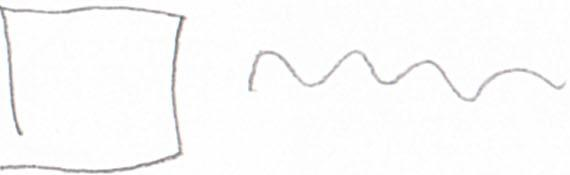
#> input picture IsolatedComponentsDataset/test/CheckBox/022-Sketch_jpg.rf.72619dcb7ee80309feb167071e3f7917.jpg, 570 x 175 px, given as the content of the folder ./IsolatedComponentsDataset/train, which was not available
$ jupyter execute 'Sketch2aia - HOG.ipynb'   (older library calls are emulated)
#> lines starting #> are read from the running program, lines starting #| are printed output that depends on the picture; after the words box and inside, x2 and y2 are one past the last pixel; in counts of white or black regions, pixels touching at a corner belong together; pictures that were not available may be replaced by others from this repository, and a replacement may not be noted
[cell 1]
# import the necessary packages
from sklearn.neighbors import KNeighborsClassifier
from skimage import exposure
from skimage import feature
from imutils import paths
import cv2
import imutils
import os
import shutil
import matplotlib.pyplot as plt

[cell 2]
CUR_DIR = './'
DATASET_PATH = os.path.join(CUR_DIR, "IsolatedComponentsDataset")
DATASET_TRAIN_PATH = os.path.join(DATASET_PATH, 'train')
DATASET_TEST_PATH = os.path.join(DATASET_PATH, 'test')
DATASET_VALID_PATH = os.path.join(DATASET_PATH, 'valid')

[cell 3]
data = []
labels = []

# loop over the image paths in the training set
for className in os.listdir(DATASET_TRAIN_PATH):
    class_folder_path = os.path.join(DATASET_TRAIN_PATH, className)

    for imageName in os.listdir(class_folder_path):
        imagePath = os.path.join(class_folder_path, imageName).replace("\\","/")

        print(f'Generating HOG for image: {imagePath}')

        if not os.path.isfile(imagePath):
            continue

        # load the image, convert it to grayscale, and detect edges
        image = cv2.imread(imagePath)
#> image is the input picture: shape (175, 570, 3); mean B, G, R 250.3, 250.3, 250.4
#         gray = cv2.cvtColor(image, cv2.COLOR_BGR2GRAY)
        resized = cv2.resize(image, (256, 256))
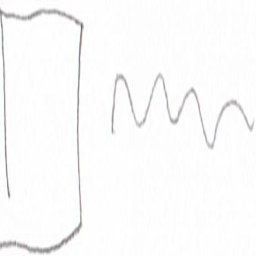
#> resized: shape (256, 256, 3); mean B, G, R 250.2, 250.2, 250.3

#         cv2.imshow('image',image)
#         cv2.waitKey(0)

        # extract Histogram of Oriented Gradients from the logo
        H = feature.hog(resized, orientations=9, pixels_per_cell=(10, 10),
                cells_per_block=(2, 2), transform_sqrt=True, block_norm="L1",
                    multichannel=True)

#         cv2.imshow('HOG',hog_image)
#         cv2.waitKey(0)

        # update the data and labels
        data.append(H)
        labels.append(className)

[cell 4]
len(data)
#> Out = 1

[cell 5]
print("[INFO] training classifier...")
model = KNeighborsClassifier(n_neighbors=1)
model.fit(data, labels)
print("[INFO] evaluating...")

[cell 6]
# loop over the image paths in the training set
for className in os.listdir(DATASET_TEST_PATH):
    class_folder_path = os.path.join(DATASET_TEST_PATH, className)

    for i, imageName in enumerate(os.listdir(class_folder_path)):
        imagePath = os.path.join(class_folder_path, imageName).replace("\\","/")

        # load the test image, convert it to grayscale, and resize it to
        # the canonical size
        image = cv2.imread(imagePath)
#         gray = cv2.cvtColor(image, cv2.COLOR_BGR2GRAY)
        logo = cv2.resize(image, (256, 256))

        # extract Histogram of Oriented Gradients from the test image and
        # predict the make of the car
        (H, hogImage) = feature.hog(logo, orientations=9, pixels_per_cell=(10, 10),
            cells_per_block=(2, 2), transform_sqrt=True, block_norm="L1",
                    multichannel=True, visualize=True)
        pred = model.predict(H.reshape(1, -1))[0]

        # visualize the HOG image
        hogImage = exposure.rescale_intensity(hogImage, out_range=(0, 255))
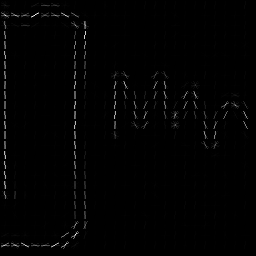
#> hogImage: shape (256, 256) float64; min 0, max 255, mean 2.6
        hogImage = hogImage.astype("uint8")
        cv2.imshow("HOG Image #{}".format(i + 1), hogImage)

        # draw the prediction on the test image and display it
        cv2.putText(image, pred.title(), (10, 35), cv2.FONT_HERSHEY_SIMPLEX, 1.0,
            (0, 255, 0), 3)
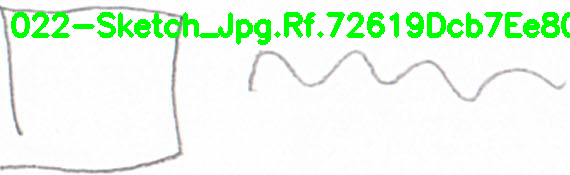
#> image: shape (175, 570, 3); 6.64% of pixels changed, all inside (x1, y1, x2, y2) = (11, 12, 570, 45)
        cv2.imshow("Test Image #{}".format(i + 1), image)
        cv2.waitKey(0)
#> pass 2 of the loop `for className in os.listdir(DATASET_TEST_PATH):`:
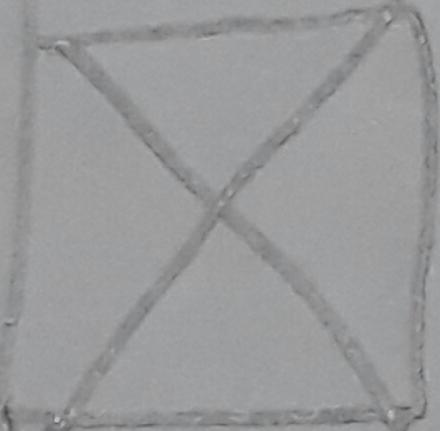
#> input picture IsolatedComponentsDataset/test/Image/041-Sketch_jpg.rf.879fa87639a650f2427fe073ff5d4385.jpg, 440 x 431 px
#> image is the input picture: shape (431, 440, 3); mean B, G, R 155, 153.9, 153.4
#> `hogImage = exposure.rescale_intensity(hogImage, out_range=(0, 255))`:
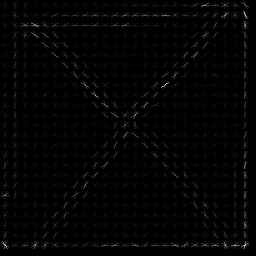
#> hogImage: shape (256, 256) float64; min 0, max 255, mean 4.4
#> `cv2.putText(image, pred.title(), (10, 35), cv2.FONT_HERSHEY_SIMPLEX, 1..`:
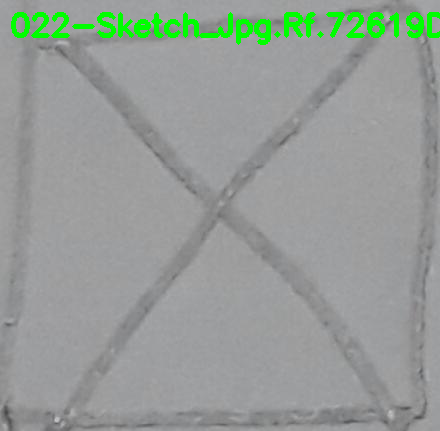
#> image: shape (431, 440, 3); 2.59% of pixels changed, all inside (x1, y1, x2, y2) = (11, 12, 440, 45)
